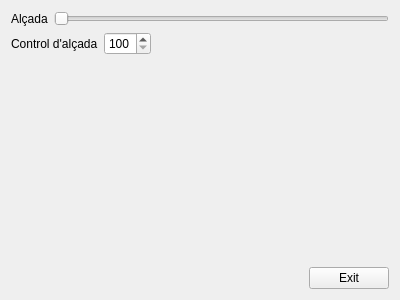
<?xml version="1.0" encoding="UTF-8"?>
<ui version="4.0">
 <class>MyForm</class>
 <widget class="QWidget" name="MyForm">
  <property name="geometry">
   <rect>
    <x>0</x>
    <y>0</y>
    <width>400</width>
    <height>300</height>
   </rect>
  </property>
  <property name="windowTitle">
   <string>Form</string>
  </property>
  <layout class="QVBoxLayout" name="verticalLayout_2">
   <item>
    <layout class="QHBoxLayout" name="horizontalLayout">
     <item>
      <widget class="QLabel" name="label">
       <property name="text">
        <string>Alçada</string>
       </property>
      </widget>
     </item>
     <item>
      <widget class="QSlider" name="horizontalSlider">
       <property name="minimum">
        <number>100</number>
       </property>
       <property name="maximum">
        <number>200</number>
       </property>
       <property name="orientation">
        <enum>Qt::Horizontal</enum>
       </property>
      </widget>
     </item>
    </layout>
   </item>
   <item>
    <layout class="QHBoxLayout" name="horizontalLayout_2">
     <item>
      <widget class="QLabel" name="label_2">
       <property name="text">
        <string>Control d'alçada</string>
       </property>
      </widget>
     </item>
     <item>
      <widget class="QSpinBox" name="spinBox">
       <property name="sizePolicy">
        <sizepolicy hsizetype="Fixed" vsizetype="Fixed">
         <horstretch>0</horstretch>
         <verstretch>0</verstretch>
        </sizepolicy>
       </property>
       <property name="minimum">
        <number>100</number>
       </property>
       <property name="maximum">
        <number>200</number>
       </property>
      </widget>
     </item>
     <item>
      <spacer name="horizontalSpacer_2">
       <property name="orientation">
        <enum>Qt::Horizontal</enum>
       </property>
       <property name="sizeHint" stdset="0">
        <size>
         <width>40</width>
         <height>20</height>
        </size>
       </property>
      </spacer>
     </item>
    </layout>
   </item>
   <item>
    <layout class="QHBoxLayout" name="horizontalLayout_3">
     <item>
      <spacer name="horizontalSpacer">
       <property name="orientation">
        <enum>Qt::Horizontal</enum>
       </property>
       <property name="sizeHint" stdset="0">
        <size>
         <width>40</width>
         <height>20</height>
        </size>
       </property>
      </spacer>
     </item>
     <item>
      <layout class="QVBoxLayout" name="verticalLayout">
       <item>
        <spacer name="verticalSpacer">
         <property name="orientation">
          <enum>Qt::Vertical</enum>
         </property>
         <property name="sizeHint" stdset="0">
          <size>
           <width>20</width>
           <height>40</height>
          </size>
         </property>
        </spacer>
       </item>
       <item>
        <widget class="QPushButton" name="pushButton">
         <property name="text">
          <string>Exit</string>
         </property>
        </widget>
       </item>
      </layout>
     </item>
    </layout>
   </item>
  </layout>
 </widget>
 <resources/>
 <connections>
  <connection>
   <sender>horizontalSlider</sender>
   <signal>valueChanged(int)</signal>
   <receiver>spinBox</receiver>
   <slot>setValue(int)</slot>
   <hints>
    <hint type="sourcelabel">
     <x>201</x>
     <y>20</y>
    </hint>
    <hint type="destinationlabel">
     <x>144</x>
     <y>60</y>
    </hint>
   </hints>
  </connection>
  <connection>
   <sender>spinBox</sender>
   <signal>valueChanged(int)</signal>
   <receiver>horizontalSlider</receiver>
   <slot>setValue(int)</slot>
   <hints>
    <hint type="sourcelabel">
     <x>155</x>
     <y>65</y>
    </hint>
    <hint type="destinationlabel">
     <x>252</x>
     <y>22</y>
    </hint>
   </hints>
  </connection>
  <connection>
   <sender>pushButton</sender>
   <signal>clicked()</signal>
   <receiver>MyForm</receiver>
   <slot>close()</slot>
   <hints>
    <hint type="sourcelabel">
     <x>348</x>
     <y>267</y>
    </hint>
    <hint type="destinationlabel">
     <x>380</x>
     <y>159</y>
    </hint>
   </hints>
  </connection>
 </connections>
</ui>
